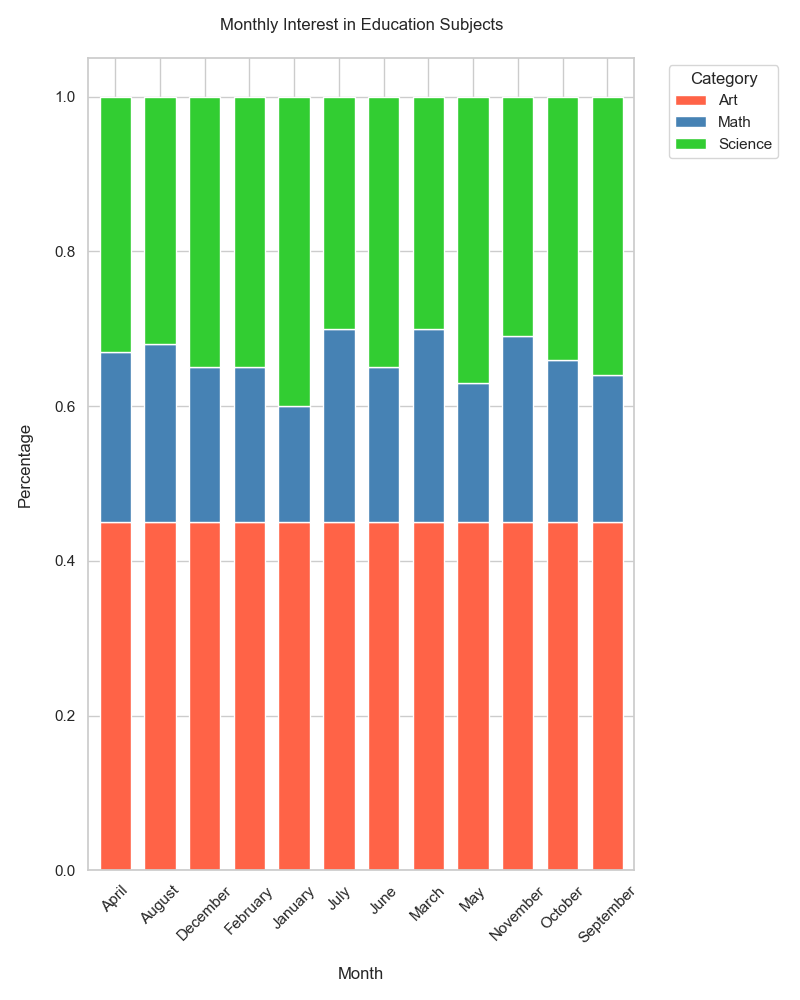

Python code for this plot:

import matplotlib.pyplot as plt
import pandas as pd
import seaborn as sns

data = [
    {'Month': 'January', 'Math': '15%', 'Science': '40%', 'Art': '45%'},
    {'Month': 'February', 'Math': '20%', 'Science': '35%', 'Art': '45%'},
    {'Month': 'March', 'Math': '25%', 'Science': '30%', 'Art': '45%'},
    {'Month': 'April', 'Math': '22%', 'Science': '33%', 'Art': '45%'},
    {'Month': 'May', 'Math': '18%', 'Science': '37%', 'Art': '45%'},
    {'Month': 'June', 'Math': '20%', 'Science': '35%', 'Art': '45%'},
    {'Month': 'July', 'Math': '25%', 'Science': '30%', 'Art': '45%'},
    {'Month': 'August', 'Math': '23%', 'Science': '32%', 'Art': '45%'},
    {'Month': 'September', 'Math': '19%', 'Science': '36%', 'Art': '45%'},
    {'Month': 'October', 'Math': '21%', 'Science': '34%', 'Art': '45%'},
    {'Month': 'November', 'Math': '24%', 'Science': '31%', 'Art': '45%'},
    {'Month': 'December', 'Math': '20%', 'Science': '35%', 'Art': '45%'}
]

df = pd.DataFrame(data)
for col in df.columns[1:]:
    df[col] = df[col].str.rstrip('%').astype('float') / 100

df_long = df.melt(id_vars='Month', var_name='Category', value_name='Percentage')

pivot_df = df_long.pivot(index='Month', columns='Category', values='Percentage')

colors = ['#FF6347', '#4682B4', '#32CD32']
pivot_df.plot(kind='bar', stacked=True, color=colors, figsize=(8, 10), width=0.7)

plt.title('Monthly Interest in Education Subjects', pad=20)
plt.xlabel('Month', labelpad=15)
plt.ylabel('Percentage', labelpad=15)
plt.legend(title='Category', bbox_to_anchor=(1.05, 1), loc='upper left')
plt.xticks(rotation=45)
plt.tight_layout()

plt.show()
